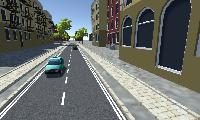
#> input picture NetForPreprocessing/data/resources/ResizedImages/101.png, 200 x 120 px, found by its file name; its folder holds only this picture in this run
$ python image_preprocessing.py   (older library calls are emulated)
#> lines starting #> are read from the running program, lines starting #| are printed output that depends on the picture
from PIL import Image
import os, sys
import cv2
import numpy as np
from matplotlib import pyplot as plt

path = "/home/niejeuri/Bachelorarbeit/Images/NeuralNets/NetForPreprocessing/data/resources/ResizedImages/"
dirs = os.listdir( path )

def preprocessing():
    count = 0
    for item in dirs:
        print("Current File: ", path,item)
        if os.path.isfile(path+item):
            print("Is File")
            im = cv2.imread(path+item)
#> im is the input picture: shape (120, 200, 3); mean B, G, R 110, 112.8, 109
            f, e = os.path.splitext(path+item)
            sobel_filtered_image = cv2.Sobel(im,cv2.CV_8U,1,0,ksize=5)
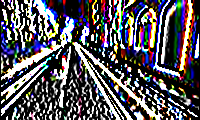
#> sobel_filtered_image: shape (120, 200, 3); mean B, G, R 92.5, 86.4, 89.5
            combinedImage = cv2.addWeighted(im,0.5,sobel_filtered_image,0.5,0)
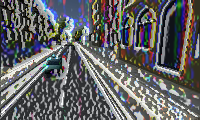
#> combinedImage: shape (120, 200, 3); mean B, G, R 101.2, 99.6, 99.2
            cv2.imwrite(str(count) + ' combined.png', combinedImage)
            count += 1
        else:
            print(item, " is no file")
preprocessing()

$ run again, on NetForPreprocessing/data/resources/ResizedImages/401.png
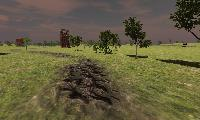
#> input picture NetForPreprocessing/data/resources/ResizedImages/401.png, 200 x 120 px, found by its file name
#> in preprocessing, im is the input picture: shape (120, 200, 3); mean B, G, R 63.8, 93.8, 100.2
#> in preprocessing, `sobel_filtered_image = cv2.Sobel(im,cv2.CV_8U,1,0,ksize=5)`:
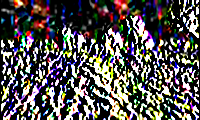
#> sobel_filtered_image: shape (120, 200, 3); mean B, G, R 83.2, 84.2, 87.7
#> in preprocessing, `combinedImage = cv2.addWeighted(im,0.5,sobel_filtered_image,0.5,0)`:
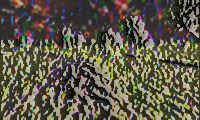
#> combinedImage: shape (120, 200, 3); mean B, G, R 73.5, 89, 94

$ run again, on NetForPreprocessing/data/resources/ResizedImages/532tr.png
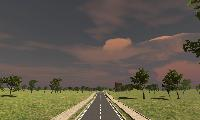
#> input picture NetForPreprocessing/data/resources/ResizedImages/532tr.png, 200 x 120 px, found by its file name
#> in preprocessing, im is the input picture: shape (120, 200, 3); mean B, G, R 76.3, 91.8, 99
#> in preprocessing, `sobel_filtered_image = cv2.Sobel(im,cv2.CV_8U,1,0,ksize=5)`:
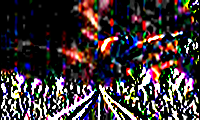
#> sobel_filtered_image: shape (120, 200, 3); mean B, G, R 55.7, 52.7, 63.2
#> in preprocessing, `combinedImage = cv2.addWeighted(im,0.5,sobel_filtered_image,0.5,0)`:
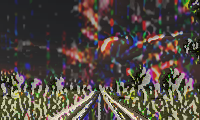
#> combinedImage: shape (120, 200, 3); mean B, G, R 66, 72.3, 81.1

$ run again, on NetForPreprocessing/data/resources/ResizedImages/622tr.png
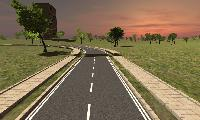
#> input picture NetForPreprocessing/data/resources/ResizedImages/622tr.png, 200 x 120 px, found by its file name
#> in preprocessing, im is the input picture: shape (120, 200, 3); mean B, G, R 81.9, 111, 127.7
#> in preprocessing, `sobel_filtered_image = cv2.Sobel(im,cv2.CV_8U,1,0,ksize=5)`:
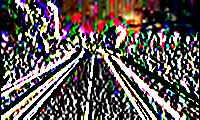
#> sobel_filtered_image: shape (120, 200, 3); mean B, G, R 83.5, 85.9, 93.5
#> in preprocessing, `combinedImage = cv2.addWeighted(im,0.5,sobel_filtered_image,0.5,0)`:
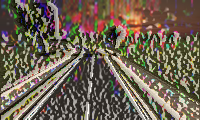
#> combinedImage: shape (120, 200, 3); mean B, G, R 82.7, 98.4, 110.6

$ run again, on NetForPreprocessing/data/resources/ResizedImages/127.png
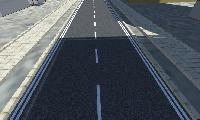
#> input picture NetForPreprocessing/data/resources/ResizedImages/127.png, 200 x 120 px, found by its file name
#> in preprocessing, im is the input picture: shape (120, 200, 3); mean B, G, R 95.9, 88.5, 81.8
#> in preprocessing, `sobel_filtered_image = cv2.Sobel(im,cv2.CV_8U,1,0,ksize=5)`:
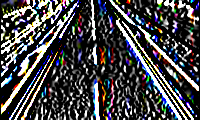
#> sobel_filtered_image: shape (120, 200, 3); mean B, G, R 72.5, 69.9, 70.3
#> in preprocessing, `combinedImage = cv2.addWeighted(im,0.5,sobel_filtered_image,0.5,0)`:
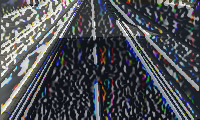
#> combinedImage: shape (120, 200, 3); mean B, G, R 84.2, 79.2, 76
